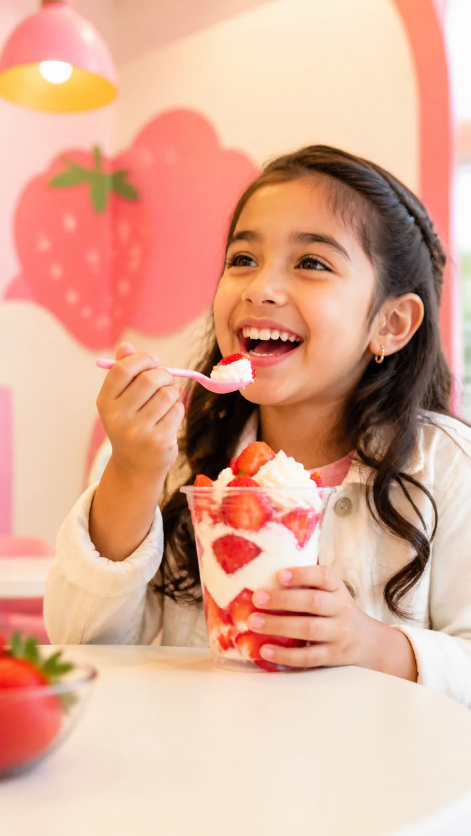
#> input picture tenants/deli-fresas/campaigns/dia-del-nino/nina-fresas-crema.webp, 941 x 1672 px (shown at 1/2 size)
$ python build_kids_campaign.py
#> lines starting #> are read from the running program, lines starting #| are printed output that depends on the picture; after the words box and inside, x2 and y2 are one past the last pixel; in counts of white or black regions, pixels touching at a corner belong together
from pathlib import Path

from PIL import Image, ImageDraw, ImageFont, ImageFilter
import qrcode
from reportlab.lib.pagesizes import A4
from reportlab.lib.units import mm
from reportlab.pdfgen import canvas


ROOT = Path(__file__).resolve().parents[1]
OUT = ROOT / "tenants" / "deli-fresas" / "campaigns" / "dia-del-nino"
PHOTO = OUT / "nina-fresas-crema.webp"
LOGO = ROOT / "tenants" / "deli-fresas" / "logo.webp"
URL = "https://delifresas.site/"

PINK = (255, 77, 128)
PINK_DARK = (219, 43, 98)
CREAM = (255, 248, 242)
BROWN = (93, 64, 55)
WHITE = (255, 255, 255)
YELLOW = (255, 213, 79)


def font(size: int, bold: bool = False):
    name = "arialbd.ttf" if bold else "arial.ttf"
    return ImageFont.truetype(str(Path("C:/Windows/Fonts") / name), size)


# [6 lines left out: function contain, not called in this run]


def cover(image: Image.Image, size: tuple[int, int], focus_y: float = 0.45) -> Image.Image:
    scale = max(size[0] / image.width, size[1] / image.height)
    resized = image.resize((round(image.width * scale), round(image.height * scale)), Image.Resampling.LANCZOS)
    left = max(0, (resized.width - size[0]) // 2)
    available_y = max(0, resized.height - size[1])
    top = round(available_y * focus_y)
    return resized.crop((left, top, left + size[0], top + size[1]))


def rounded_mask(size: tuple[int, int], radius: int) -> Image.Image:
    mask = Image.new("L", size, 0)
    ImageDraw.Draw(mask).rounded_rectangle((0, 0, size[0] - 1, size[1] - 1), radius=radius, fill=255)
    return mask


def paste_rounded(canvas_image: Image.Image, image: Image.Image, box: tuple[int, int, int, int], radius: int, focus_y: float = 0.45):
    x1, y1, x2, y2 = box
    crop = cover(image, (x2 - x1, y2 - y1), focus_y)
    canvas_image.paste(crop, (x1, y1), rounded_mask(crop.size, radius))


# [22 lines left out: functions wrap, text_block, not called in this run]


def brand_mark(base: Image.Image, xy: tuple[int, int], width: int):
    logo = Image.open(LOGO).convert("RGBA")
    mark = contain(logo, (width, width))
    base.alpha_composite(mark, xy)


# [13 lines left out: functions qr_image, draw_nfc, not called in this run]


def campaign_4x5(photo: Image.Image):
    size = (1080, 1350)
    base = Image.new("RGBA", size, CREAM + (255,))
    paste_rounded(base, photo, (455, 70, 1040, 1280), 42, 0.32)
    draw = ImageDraw.Draw(base)
    draw.rounded_rectangle((42, 42, 410, 1308), radius=40, fill=(255, 255, 255, 235), outline=(255, 191, 210), width=3)
    brand_mark(base, (98, 78), 250)
    draw.rounded_rectangle((90, 365, 360, 425), radius=30, fill=PINK)
    draw.text((130, 381), "DÍA DEL NIÑO", font=font(26, True), fill=WHITE)
    y = text_block(draw, (88, 472), "Su día sabe mejor con fresas y crema", font(55, True), BROWN, 290, 10)
    y = text_block(draw, (90, y + 24), "Arma su vaso favorito y celebra esa sonrisa.", font(26), (117, 82, 82), 285, 7)
    qr = qr_image(228)
    base.paste(qr, (112, 970))
    draw.text((104, 1214), "ESCANEA Y ELIJAN JUNTOS", font=font(20, True), fill=PINK_DARK)
    base.convert("RGB").save(OUT / "visual-dia-del-nino-4x5.png", quality=95)


# [83 lines left out: functions campaign_story, poster_a5, nfc_cards, not called in this run]


def main():
    OUT.mkdir(parents=True, exist_ok=True)
    photo = Image.open(PHOTO).convert("RGB")
#> photo is the input picture: PIL image 941x1672 RGB; mean R, G, B 222, 171.2, 148.7
    campaign_4x5(photo)
#> in campaign_4x5, `base = Image.new("RGBA", size, CREAM + (255,))`:
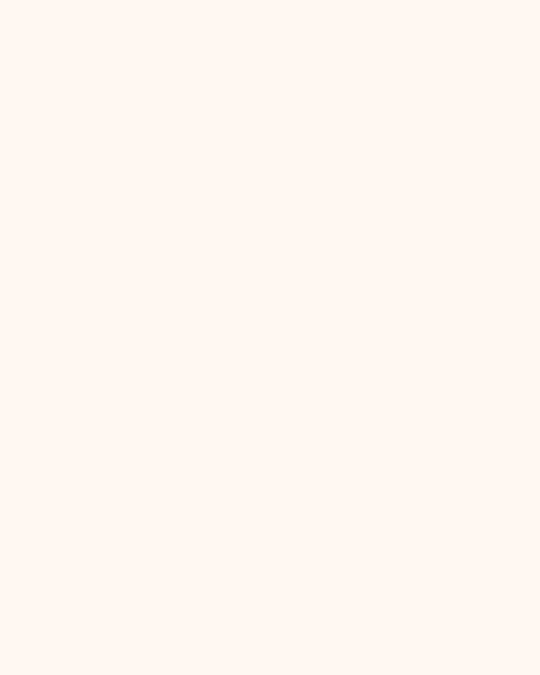
#> base: PIL image 1080x1350 RGBA (shown at 1/2 size); mean R, G, B, A 255, 248, 242, 255
#> in cover, `resized = image.resize((round(image.width * scale), round(image.height..`:
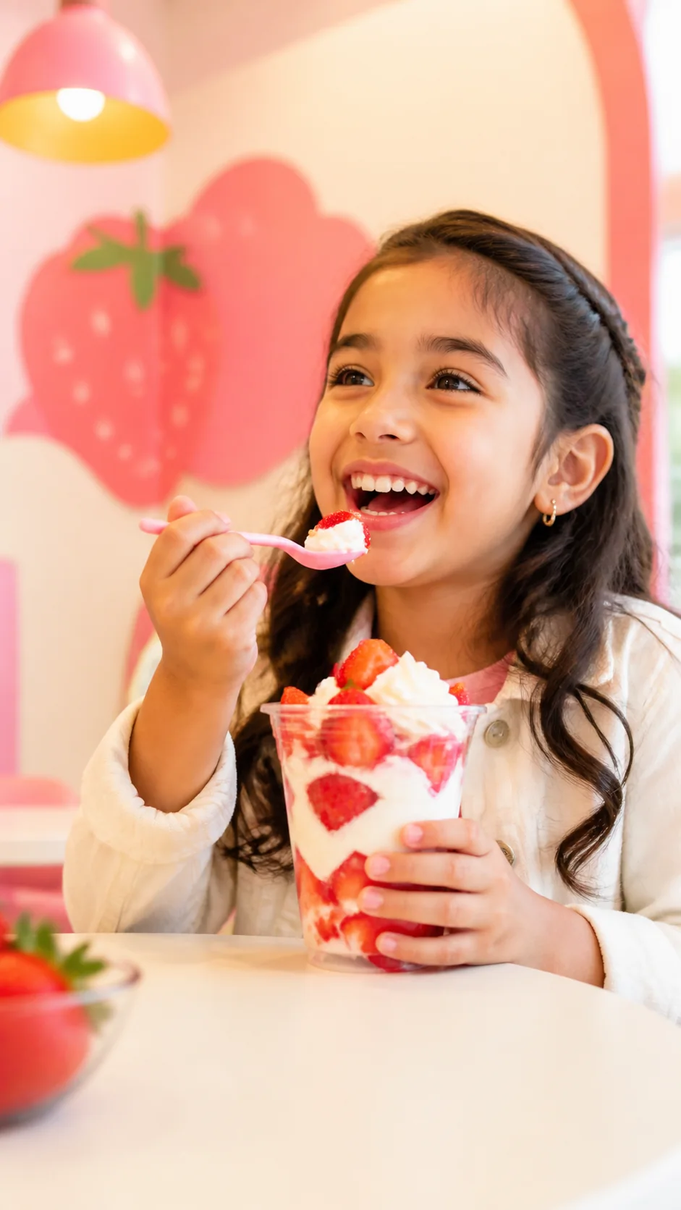
#> resized: PIL image 681x1210 RGB; mean R, G, B 222, 171.2, 148.7
#> in cover, `return resized.crop((left, top, left + size[0], top + size[1]))`:
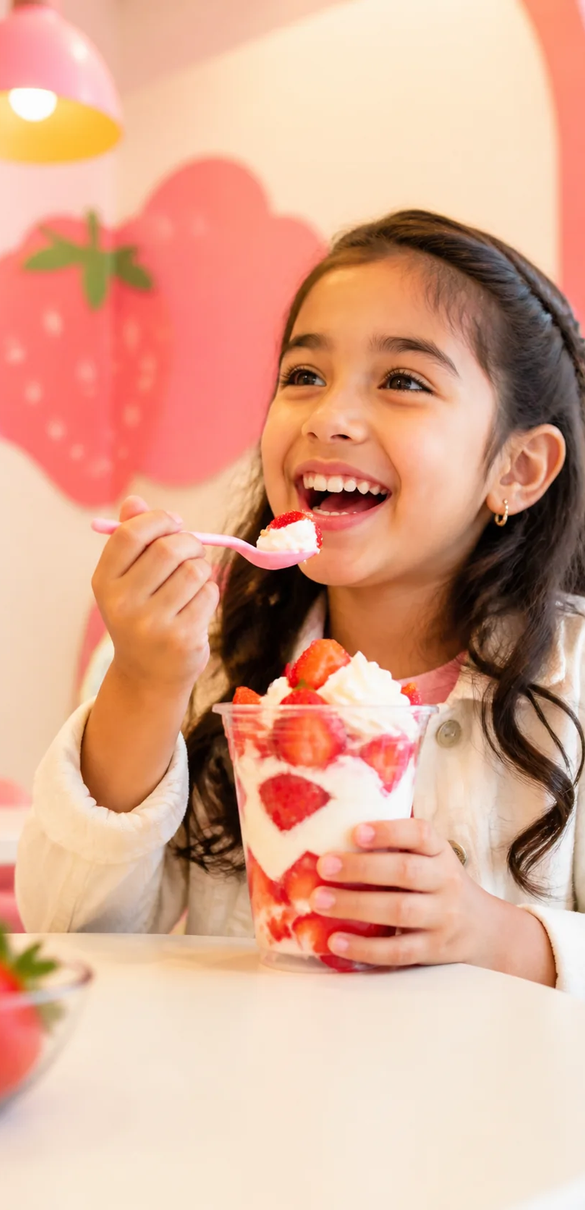
#> returned value: PIL image 585x1210 RGB; mean R, G, B 219.5, 167.9, 143.6
#> in rounded_mask, `mask = Image.new("L", size, 0)`: mask: PIL image 585x1210 L; every value is 0
#> in rounded_mask, `ImageDraw.Draw(mask).rounded_rectangle((0, 0, size[0] - 1, size[1] - 1..`:
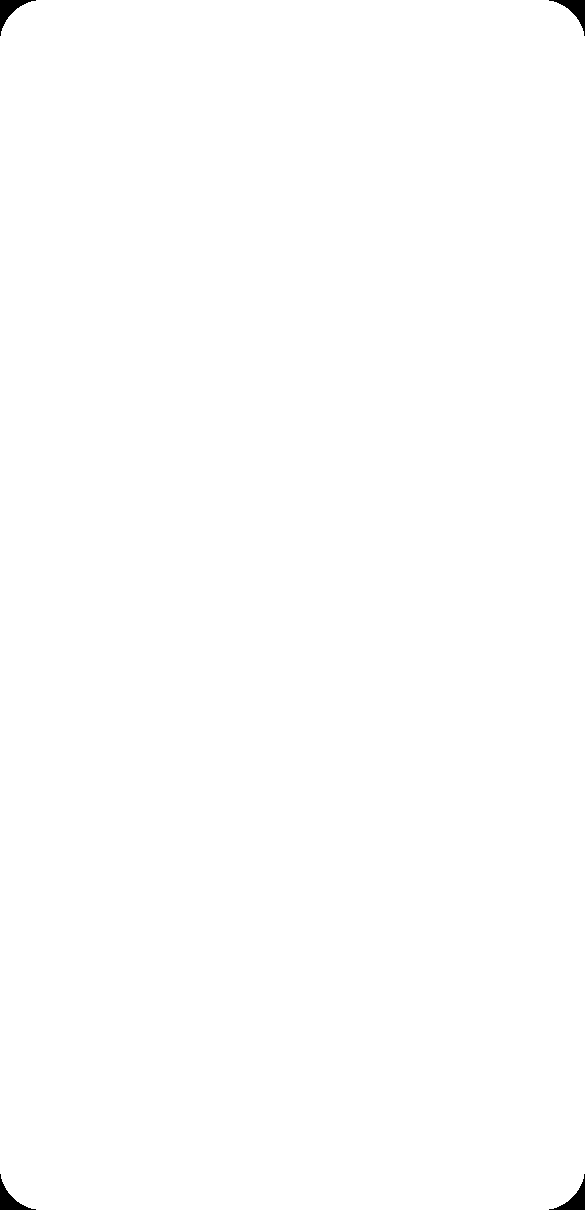
#> mask: PIL image 585x1210 L; 99.8% white; 4 black regions, box (x1, y1, x2, y2) and area: (0, 0, 36, 36) 393, (549, 0, 585, 36) 393, (0, 1174, 36, 1210) 393, (549, 1174, 585, 1210) 393
#> in paste_rounded, `canvas_image.paste(crop, (x1, y1), rounded_mask(crop.size, radius))`:
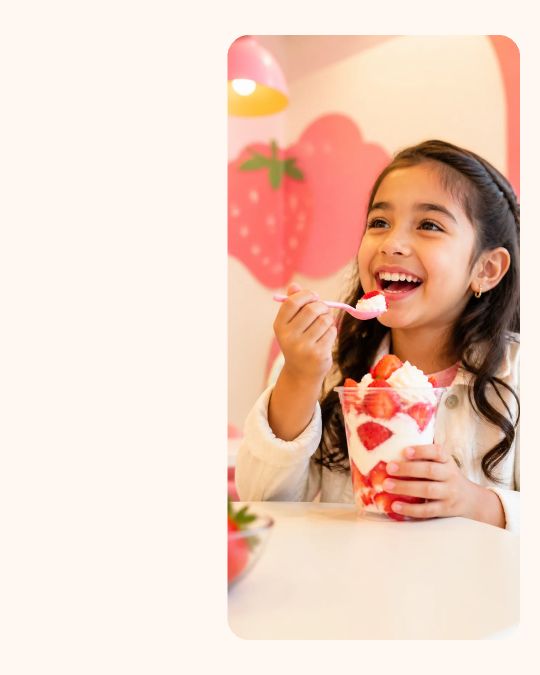
#> canvas_image: PIL image 1080x1350 RGBA (shown at 1/2 size); mean R, G, B, A 237.8, 209.2, 194.3, 255
    campaign_story(photo)
    poster_a5(photo)
    nfc_cards(photo)
    print("Campana Dia del Nino generada en", OUT)


if __name__ == "__main__":
#> (the run stopped early here; a loop or call above may not have finished)

$ run again, with tenants/deli-fresas/story/fresas-crema-secuencia-source.png saved as tenants/deli-fresas/campaigns/dia-del-nino/nina-fresas-crema.webp
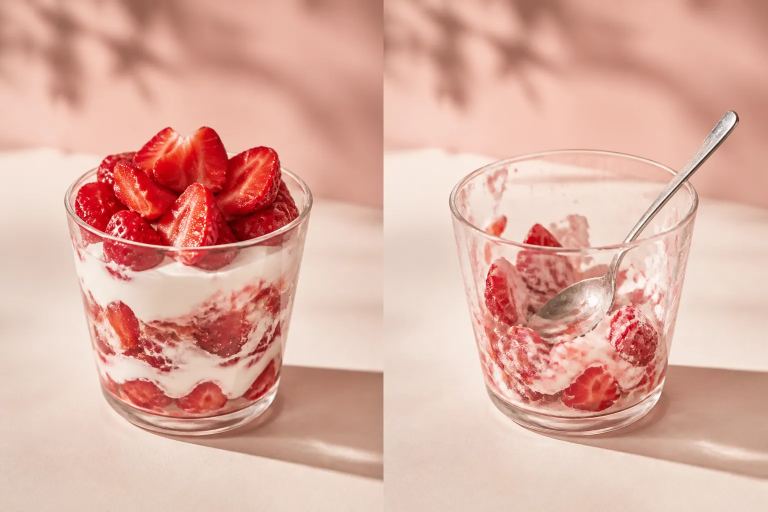
#> input picture tenants/deli-fresas/story/fresas-crema-secuencia-source.png, 1535 x 1024 px (shown at 1/2 size)
#> in main, photo is the input picture: PIL image 1535x1024 RGB; mean R, G, B 220.6, 173.4, 159.8
#> in cover, `return resized.crop((left, top, left + size[0], top + size[1]))`:
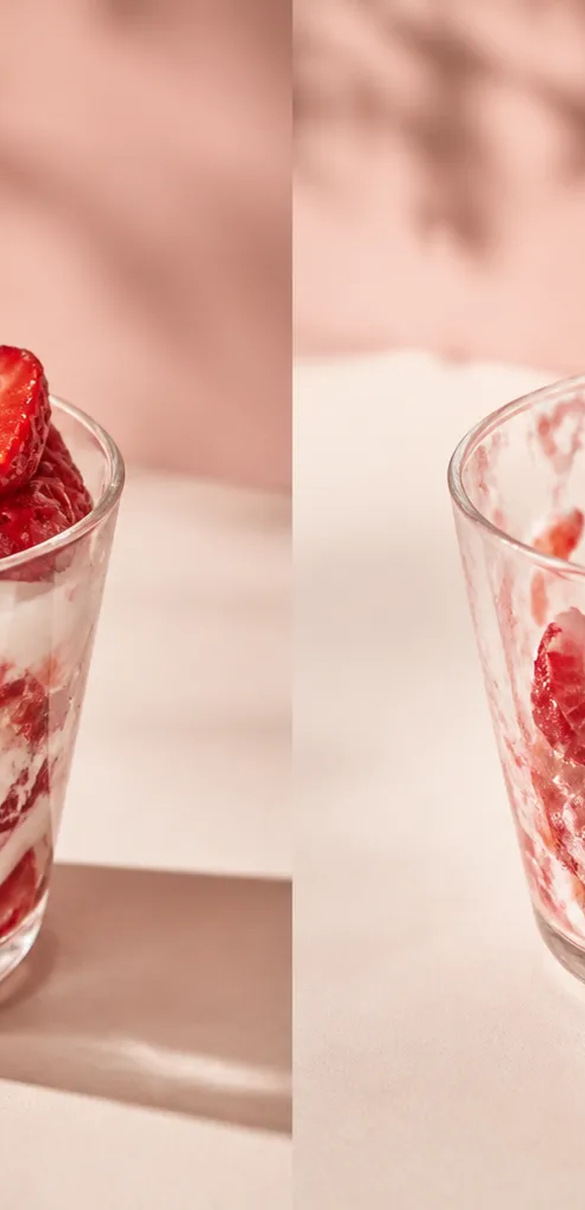
#> returned value: PIL image 585x1210 RGB; mean R, G, B 222.6, 182.7, 168.7
#> in paste_rounded, `canvas_image.paste(crop, (x1, y1), rounded_mask(crop.size, radius))`:
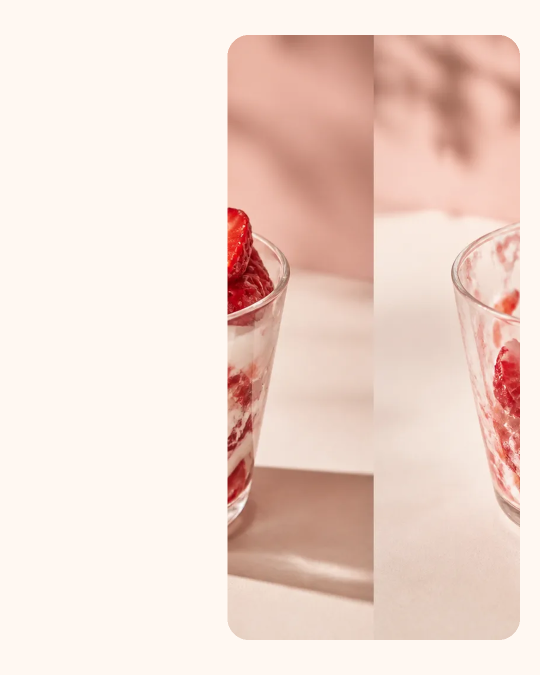
#> canvas_image: PIL image 1080x1350 RGBA (shown at 1/2 size); mean R, G, B, A 239.3, 216.4, 206.5, 255
